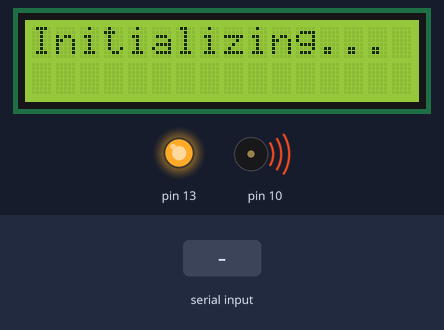
Bench run of a sketch on a simulated Arduino Uno, built for the host (arithmetic inside an expression is 32-bit, double 64-bit). Parts: 16×2 character LCD, output pins drawn as LEDs (lit = HIGH), buzzer (waves = sounding). Inputs (shaded band) come from the test bench.

Above: at 0.16 s.
At 1.2 s:
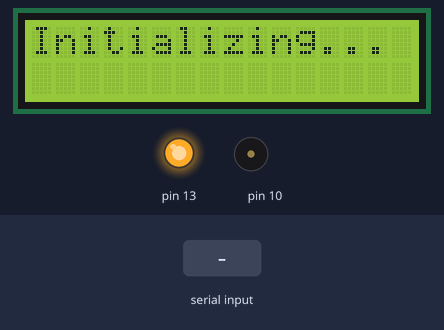
1.3 s: "CLEAR\n" received over Serial
At 2.6 s:
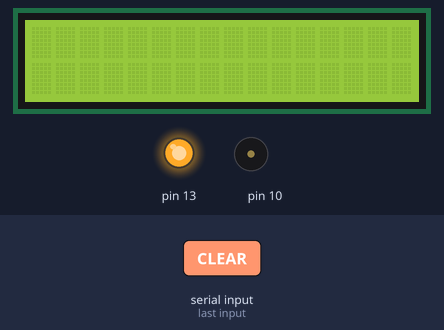
Timing chart, 0 to 4.3 s (numbered marks = the images above; inputs shaded):
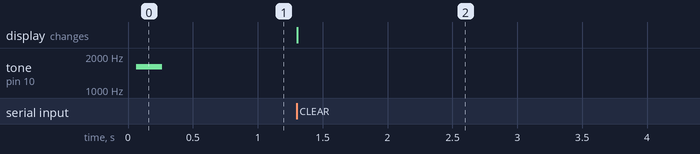

The sketch:

CheckIn.ino
```cpp
#include <LiquidCrystal.h>
String cmdData = NULL;				 // a string to hold incoming data
boolean stringComplete = false;
LiquidCrystal lcd(8, 7, 6, 5, 4, 3, 2);
void setup()
{
	Serial.begin(9600);				// open connection to ID-12LA
	cmdData.reserve(200);
	pinMode(13, OUTPUT);
	digitalWrite(13, HIGH);			// reserve some data for the serialEvent read
	pinMode(10, OUTPUT);
	lcd.begin(16, 2);
	lcd.print("Initializing...");
	tone(10, 1600, 200);
}

void loop()
{
if (stringComplete) {
	if (cmdData.startsWith("BEEP")) {
		tone(10, 900, 300);
		cmdData = NULL;
		stringComplete = false;
	}
	if (cmdData.startsWith("SADBEEP")) {
        tone(10, 400, 300);
        cmdData = NULL;
        stringComplete = false;
    }
	if (cmdData.startsWith("ROW0")) {
		lcd.setCursor(0, 0);
		stringComplete = false;
		cmdData = NULL;
	}
	if (cmdData.startsWith("ROW1")) {
		lcd.setCursor(0, 1);
		stringComplete = false;
		cmdData = NULL;
	}
	 if (cmdData.startsWith("CLEAR")) {
		lcd.clear();
		stringComplete = false;
		cmdData = NULL;
	}
	if (cmdData.startsWith("BL1")) {
	// digitalWrite(8, HIGH);
		stringComplete = false;
        cmdData = NULL;
	}
	if (cmdData.startsWith("BL0")) {
	 //digitalWrite(8, LOW);
		stringComplete = false;
        cmdData = NULL;
	}
	if (cmdData.startsWith("W")) {
		char bytes[16];
		cmdData = cmdData.substring(1);
		cmdData.toCharArray(bytes, 17); // lcd.write needs data in the form of a char array
		lcd.write(bytes);
		stringComplete = false;
		cmdData = NULL;
	}
	else {
		stringComplete = false;
		cmdData = NULL;
	}
}
}

void serialEvent() {
	while (Serial.available()) {
		char inChar = (char)Serial.read();
		if (inChar == '\n') {
			stringComplete = true;
		}
		else cmdData += inChar;
	}
}
```

Measured:
- after the input at 1.3 s, the display: changes at once (image 2)
